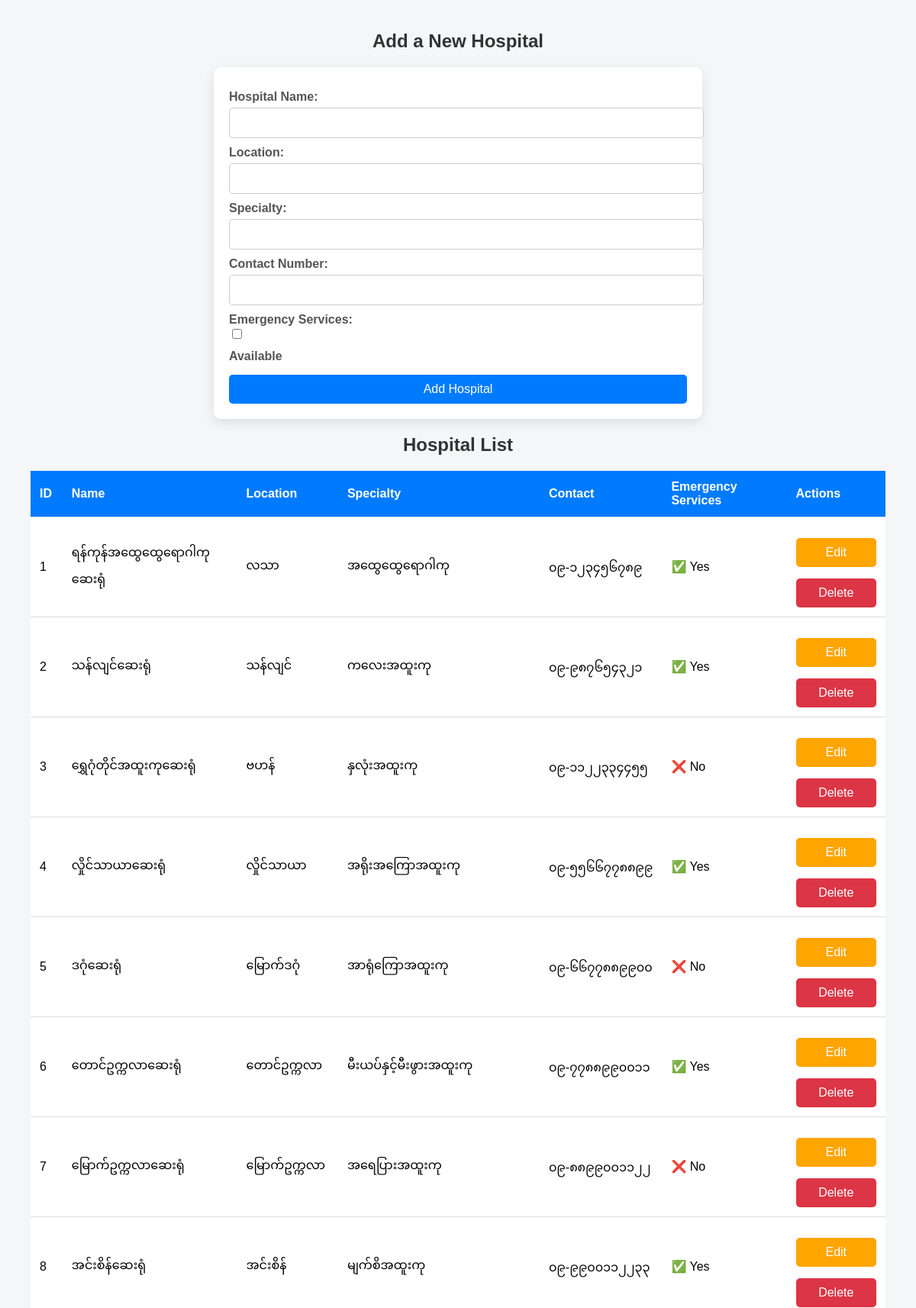
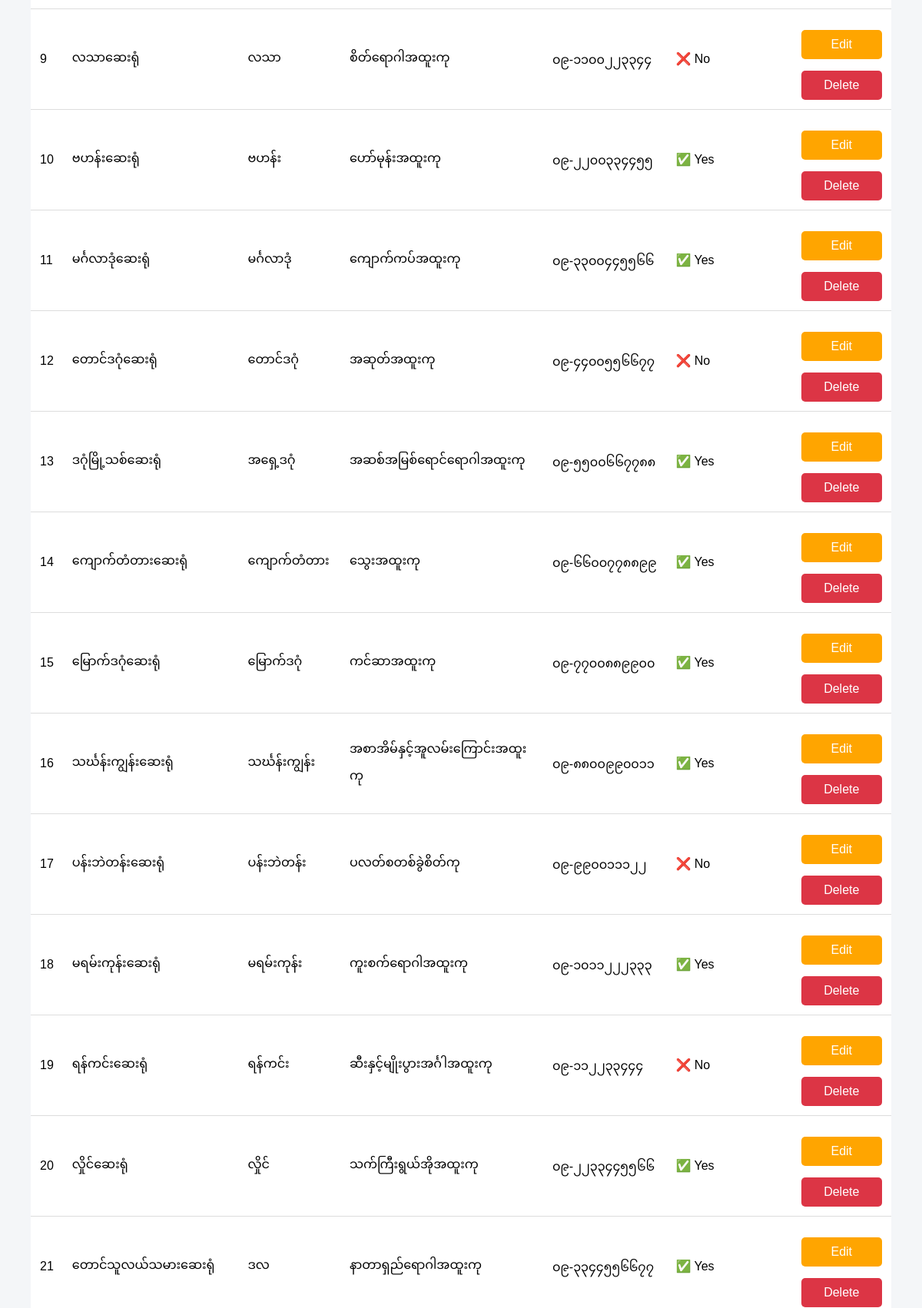
Page /PHP/system_admin_login.php (upper part) on the committed database (2 pictures, top to bottom).
### tables this page shows
CREATE TABLE IF NOT EXISTS `hospitals` (
  `hospital_id` int NOT NULL AUTO_INCREMENT,
  `name` varchar(255) NOT NULL,
  `location` varchar(255) NOT NULL,
  `specialty` varchar(100) DEFAULT NULL,
  `contact` varchar(20) DEFAULT NULL,
  `rating` decimal(2,1) DEFAULT NULL,
  `emergency_services` tinyint(1) DEFAULT NULL,
  `profile_image` varchar(255) NOT NULL,
  PRIMARY KEY (`hospital_id`)
);

### PHP/system_admin_login.php (the view, shortened to what this page needs)
<?php
$host = 'localhost';
$user = 'root';
$pass = '';
$dbname = 'project';
$conn = new mysqli($host, $user, $pass, $dbname);
$result = $conn->query('SELECT * FROM hospitals');
?>
<!DOCTYPE html>
<html lang="en">
<head>
</head>
<body>
    <h2 id="form-title">Add a New Hospital</h2>
    <div class="container">
        <form method="POST" action="">
            <label for="name">Hospital Name:</label>
            <input type="text" id="name" name="name" required>
            <label for="location">Location:</label>
            <input type="text" id="location" name="location" required>
            <label for="specialty">Specialty:</label>
            <input type="text" id="specialty" name="specialty">
            <label for="contact">Contact Number:</label>
            <input type="tel" id="contact" name="contact" required>
            <label for="emergency_services">Emergency Services:</label>
            <div>
                <input type="checkbox" id="emergency_services" name="emergency_services" value="1">
                <label for="emergency_services">Available</label>
            </div>
            <button type="submit" class="add-btn" id="submit-btn">Add Hospital</button>
        </form>
    </div>
    <h2>Hospital List</h2>
    <table>
        <thead>
            <tr>
                <th>ID</th>
                <th>Name</th>
                <th>Location</th>
                <th>Specialty</th>
                <th>Contact</th>
                <th>Emergency Services</th>
                <th>Actions</th>
            </tr>
        </thead>
        <tbody>
            <?php while ($row = $result->fetch_assoc()): ?>
            <tr class="fade-in">
                <td><?= $row['hospital_id'] ?></td>
                <td><?= $row['name'] ?></td>
                <td><?= $row['location'] ?></td>
                <td><?= $row['specialty'] ?></td>
                <td><?= $row['contact'] ?></td>
                <td><?= $row['emergency_services'] ? '✅ Yes' : '❌ No' ?></td>
                <td>
                    <button class=" edit-btn" onclick="editHospital(
                        '<?= htmlspecialchars($row['hospital_id'], ENT_QUOTES, 'UTF-8') ?>',
                        '<?= htmlspecialchars($row['name'], ENT_QUOTES, 'UTF-8') ?>',
                        '<?= htmlspecialchars($row['location'], ENT_QUOTES, 'UTF-8') ?>',
                        '<?= htmlspecialchars($row['specialty'], ENT_QUOTES, 'UTF-8') ?>',
                        '<?= htmlspecialchars($row['contact'], ENT_QUOTES, 'UTF-8') ?>',
                        '<?= htmlspecialchars($row['emergency_services'], ENT_QUOTES, 'UTF-8') ?>'
                    )">Edit</button>
                    <a href="?delete=<?= $row['hospital_id'] ?>"
                        onclick="return confirm('Are you sure you want to delete this hospital?');">
                        <button class="delete-btn">Delete</button>
                    </a>
                </td>
            </tr>
            <?php endwhile; ?>
        </tbody>
    </table>
</body>
</html>

### PHP/system_admin_login.php (style rules this page uses)
body { font-family: 'Arial', sans-serif; margin: 40px; background: #f4f6f8; }
h2 { text-align: center; color: #333; }
.container { max-width: 600px; margin: auto; background: white; padding: 20px; border-radius: 10px; box-shadow: 0px 5px 15px rgba(0, 0, 0, 0.1); }
label { font-weight: bold; display: block; margin-top: 10px; color: #555; }
input[type="text"], input[type="tel"] { width: 100%; padding: 10px; margin-top: 5px; border: 1px solid #ccc; border-radius: 5px; font-size: 16px; transition: all 0.3s ease-in-out; }
button { width: 100%; padding: 10px; margin-top: 15px; border: none; border-radius: 5px; font-size: 16px; cursor: pointer; transition: background 0.3s ease, transform 0.2s ease; }
.add-btn { background: #007bff; color: white; }
table { width: 100%; border-collapse: collapse; margin-top: 20px; background: white; padding: 10px; }
th, td { padding: 12px; text-align: left; border-bottom: 1px solid #ddd; }
th { background: #007bff; color: white; }
.edit-btn { background: #ffa500; color: white; }
.delete-btn { background: #dc3545; color: white; }
.fade-in { animation: fadeInRow 0.5s ease-in-out; }

### rows in the picture
hospitals: hospital_id "1", name "ရန်ကုန်အထွေထွေရောဂါကုဆေးရုံ", location "လသာ", specialty "အထွေထွေရောဂါကု", contact "၀၉-၁၂၃၄၅၆၇၈၉", emergency_services "✅ Yes"
hospitals: hospital_id "2", name "သန်လျင်ဆေးရုံ", location "သန်လျင်", specialty "ကလေးအထူးကု", contact "၀၉-၉၈၇၆၅၄၃၂၁", emergency_services "✅ Yes"
hospitals: hospital_id "3", name "ရွှေဂုံတိုင်အထူးကုဆေးရုံ", location "ဗဟန်", specialty "နှလုံးအထူးကု", contact "၀၉-၁၁၂၂၃၃၄၄၅၅", emergency_services "❌ No"
hospitals: hospital_id "4", name "လှိုင်သာယာဆေးရုံ", location "လှိုင်သာယာ", specialty "အရိုးအကြောအထူးကု", contact "၀၉-၅၅၆၆၇၇၈၈၉၉", emergency_services "✅ Yes"
hospitals: hospital_id "5", name "ဒဂုံဆေးရုံ", location "မြောက်ဒဂုံ", specialty "အာရုံကြောအထူးကု", contact "၀၉-၆၆၇၇၈၈၉၉၀၀", emergency_services "❌ No"
hospitals: hospital_id "6", name "တောင်ဥက္ကလာဆေးရုံ", location "တောင်ဥက္ကလာ", specialty "မီးယပ်နှင့်မီးဖွားအထူးကု", contact "၀၉-၇၇၈၈၉၉၀၀၁၁", emergency_services "✅ Yes"
hospitals: hospital_id "7", name "မြောက်ဥက္ကလာဆေးရုံ", location "မြောက်ဥက္ကလာ", specialty "အရေပြားအထူးကု", contact "၀၉-၈၈၉၉၀၀၁၁၂၂", emergency_services "❌ No"
hospitals: hospital_id "8", name "အင်းစိန်ဆေးရုံ", location "အင်းစိန်", specialty "မျက်စိအထူးကု", contact "၀၉-၉၉၀၀၁၁၂၂၃၃", emergency_services "✅ Yes"
hospitals: hospital_id "9", name "လသာဆေးရုံ", location "လသာ", specialty "စိတ်ရောဂါအထူးကု", contact "၀၉-၁၁၀၀၂၂၃၃၄၄", emergency_services "❌ No"
hospitals: hospital_id "10", name "ဗဟန်းဆေးရုံ", location "ဗဟန်း", specialty "ဟော်မုန်းအထူးကု", contact "၀၉-၂၂၀၀၃၃၄၄၅၅", emergency_services "✅ Yes"
hospitals: hospital_id "11", name "မင်္ဂလာဒုံဆေးရုံ", location "မင်္ဂလာဒုံ", specialty "ကျောက်ကပ်အထူးကု", contact "၀၉-၃၃၀၀၄၄၅၅၆၆", emergency_services "✅ Yes"
hospitals: hospital_id "12", name "တောင်ဒဂုံဆေးရုံ", location "တောင်ဒဂုံ", specialty "အဆုတ်အထူးကု", contact "၀၉-၄၄၀၀၅၅၆၆၇၇", emergency_services "❌ No"
hospitals: hospital_id "13", name "ဒဂုံမြို့သစ်ဆေးရုံ", location "အရှေ့ဒဂုံ", specialty "အဆစ်အမြစ်ရောင်ရောဂါအထူးကု", contact "၀၉-၅၅၀၀၆၆၇၇၈၈", emergency_services "✅ Yes"
hospitals: hospital_id "14", name "ကျောက်တံတားဆေးရုံ", location "ကျောက်တံတား", specialty "သွေးအထူးကု", contact "၀၉-၆၆၀၀၇၇၈၈၉၉", emergency_services "✅ Yes"
hospitals: hospital_id "15", name "မြောက်ဒဂုံဆေးရုံ", location "မြောက်ဒဂုံ", specialty "ကင်ဆာအထူးကု", contact "၀၉-၇၇၀၀၈၈၉၉၀၀", emergency_services "✅ Yes"
hospitals: hospital_id "16", name "သင်္ဃန်းကျွန်းဆေးရုံ", location "သင်္ဃန်းကျွန်း", specialty "အစာအိမ်နှင့်အူလမ်းကြောင်းအထူးကု", contact "၀၉-၈၈၀၀၉၉၀၀၁၁", emergency_services "✅ Yes"
hospitals: hospital_id "17", name "ပန်းဘဲတန်းဆေးရုံ", location "ပန်းဘဲတန်း", specialty "ပလတ်စတစ်ခွဲစိတ်ကု", contact "၀၉-၉၉၀၀၁၁၁၂၂", emergency_services "❌ No"
hospitals: hospital_id "18", name "မရမ်းကုန်းဆေးရုံ", location "မရမ်းကုန်း", specialty "ကူးစက်ရောဂါအထူးကု", contact "၀၉-၁၀၁၁၂၂၂၃၃၃", emergency_services "✅ Yes"
hospitals: hospital_id "19", name "ရန်ကင်းဆေးရုံ", location "ရန်ကင်း", specialty "ဆီးနှင့်မျိုးပွားအင်္ဂါအထူးကု", contact "၀၉-၁၁၂၂၃၃၄၄၄", emergency_services "❌ No"
hospitals: hospital_id "20", name "လှိုင်ဆေးရုံ", location "လှိုင်", specialty "သက်ကြီးရွယ်အိုအထူးကု", contact "၀၉-၂၂၃၃၄၄၅၅၆၆", emergency_services "✅ Yes"
hospitals: hospital_id "21", name "တောင်သူလယ်သမားဆေးရုံ", location "ဒလ", specialty "နာတာရှည်ရောဂါအထူးကု", contact "၀၉-၃၃၄၄၅၅၆၆၇၇", emergency_services "✅ Yes"
